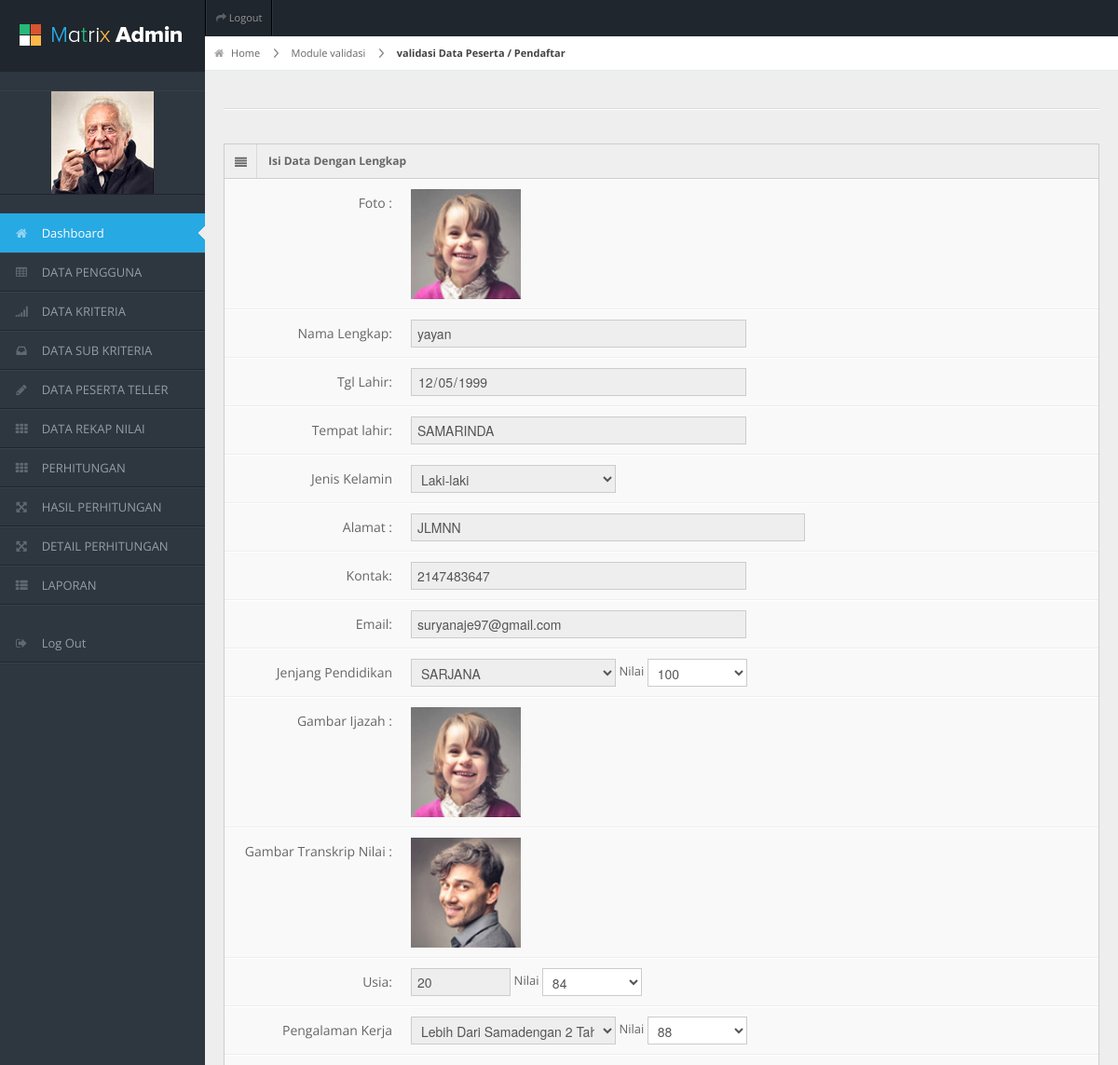
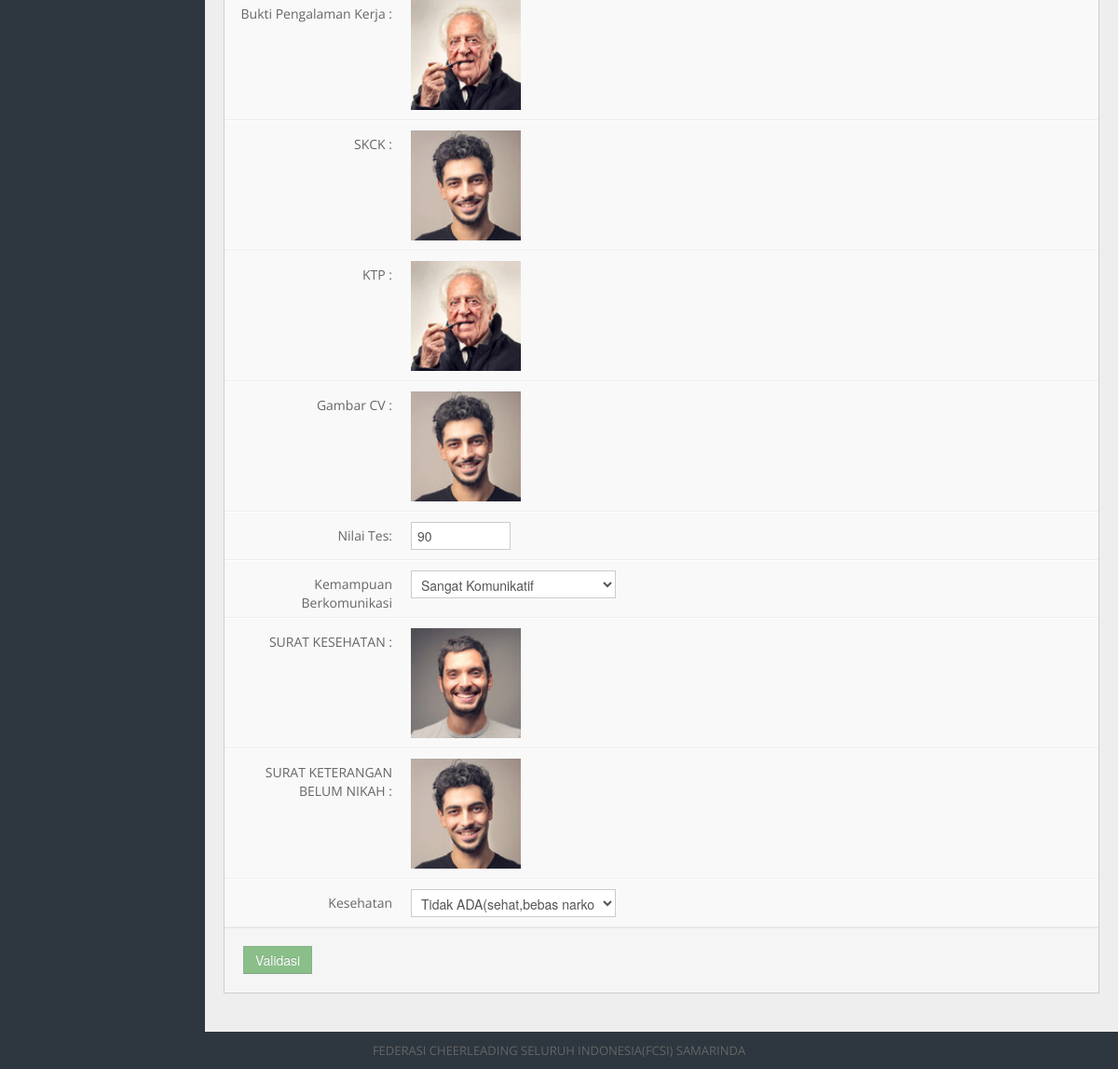
Page /spksdm/frame.php?load=member&action=edit&id=A0001 (signed in) on the committed database (2 pictures, top to bottom).
### tables this page shows
CREATE TABLE `peserta` (
  `id_calon` varchar(50) NOT NULL,
  `username` varchar(30) NOT NULL,
  `pass` varchar(20) NOT NULL,
  `foto` varchar(1000) NOT NULL,
  `cv` varchar(1000) DEFAULT '',
  `blm_nikah` varchar(1000) DEFAULT '',
  `ijazah` varchar(1000) DEFAULT '',
  `transkrip` varchar(1000) DEFAULT '',
  `buktip` varchar(1000) DEFAULT '',
  `skck` varchar(1000) DEFAULT '',
  `suratkesehatan` varchar(1000) DEFAULT '',
  `ktp` varchar(1000) DEFAULT '',
  `aktif` varchar(1) NOT NULL,
  `status` varchar(30) NOT NULL,
  `validasi` varchar(20) NOT NULL,
  `validasi1` varchar(30) NOT NULL,
  `nama` varchar(100) NOT NULL,
  `no_hp` varchar(20) NOT NULL,
  `email` varchar(50) NOT NULL,
  `alamat` varchar(50) NOT NULL,
  `tgl_input` varchar(30) NOT NULL DEFAULT '',
  `tgl_lhr` varchar(50) DEFAULT '',
  `tempat_lhr` varchar(100) DEFAULT '',
  `jenkel` varchar(20) DEFAULT '',
  `jpendidikan` varchar(30) DEFAULT '',
  `usia` varchar(30) DEFAULT '',
  `pengalaman` varchar(30) DEFAULT '',
  `nilaites` double DEFAULT NULL,
  `wawancara` varchar(30) DEFAULT '',
  `kesehatan` varchar(50) DEFAULT '',
  `n1` double DEFAULT NULL,
  `n2` double DEFAULT NULL,
  `n3` double DEFAULT NULL,
  `n4` double DEFAULT NULL,
  PRIMARY KEY (`id_calon`)
);

### spksdm/data/member/edit-data.php (the view, shortened to what this page needs)
<?php
$SQL=mysqli_query($koneksi,"SELECT * FROM peserta WHERE id_calon='$_GET[id]'");
$_data=mysqli_fetch_array($SQL);
echo"
<div id='content-header'>
  <div id='breadcrumb'> <a href='?load=dashboard' title='Go to Home' class='tip-bottom'><i class='icon-home'></i> Home</a> <a href='?load=member' class='tip-bottom'>Module validasi</a> <a href='?load=member&action=edit&id=$_GET[id_calon]' class='current'>validasi Data Peserta / Pendaftar</a> </div>
  <h1></h1>
</div>
<div class='container-fluid'>
  <hr>
  <div class='row-fluid'>
    <div class='span12'>
      <div class='widget-box'>
        <div class='widget-title'> <span class='icon'> <i class='icon-align-justify'></i> </span>
          <h5>Isi Data Dengan Lengkap</h5>
        </div>
        <div class='widget-content nopadding'>
          <form action='$loadModule?load=member&action=ubahData' method='POST' class='form-horizontal' enctype='multipart/form-data'>
		  <input type='hidden' name='id' value='$_data[id_calon]'>
		  <div class='control-group'>
              <label class='control-label'>Foto :</label>
              <div class='controls'>
                ";
				if(isset($_data['foto'])){
					echo"<a href ='../gambar/member_img/height/$_small_$_data[foto]' class='besar'print><img src='../gambar/member_img/height/$_small_$_data[foto]' width='118' heigh='37'></a>";
					}
					else{
						echo"Tidak Ada Gambar";
						}
				echo"
              </div>
            </div>
            <div class='control-group'>
              <label class='control-label'>Nama Lengkap:</label>
              <div class='controls'>
                <input type='text' class='span6' placeholder='nama lengkap' name='txtNmLengkap' value='$_data[nama]' readonly />
              </div>
            </div>
            <div class='control-group'>
              <label class='control-label'>Tgl Lahir:</label>
              <div class='controls'>
                <input type='date' class='span6' placeholder='Tgl Lahir' name='txttgllhr' value='$_data[tgl_lhr]' readonly />
              </div>
            </div>
            <div class='control-group'>
              <label class='control-label'>Tempat lahir:</label>
              <div class='controls'>
                <input type='text' class='span6' placeholder='Tempat lahir' name='txttmptlhr' value='$_data[tempat_lhr]' readonly />
              </div>
            </div>
			<div class='control-group'>
              <label class='control-label'>Jenis Kelamin</label>
              <div class='controls'>
                <select name='jk' readonly >
                  <option  >$_data[jenkel]</option>
					<option value='Laki-laki''$_data[jenkel]'=='Laki-laki'selected >Laki-laki</option>
					 <option value='Perempuan''$_data[jenkel]'=='Perempuan'selected>Perempuan</option>
                </select>
              </div>
            </div>
            <div class='control-group'>
              <label class='control-label'>Alamat :</label>
              <div class='controls'>
                <input type='text' class='span7' placeholder='Jl.Example' name='txtAlamat' value='$_data[alamat]' readonly />
              </div>
            </div>
            <div class='control-group'>
              <label class='control-label'>Kontak:</label>
              <div class='controls'>
                <input type='number' class='span6'  name='txtkontak' value='$_data[no_hp]' readonly />
              </div>
            </div>
			 <div class='control-group'>
              <label class='control-label'>Email:</label>
              <div class='controls'>
                <input type='text' class='span6'  name='txtemail' value='$_data[email]' readonly />
              </div>
            </div>
            <div class='control-group'>
              <label class='control-label'>Jenjang Pendidikan</label>
              <div class='controls'>
                <select name='txtjp' readonly >
                  <option  >$_data[jpendidikan]</option>
					<option value='SARJANA''$_data[jpendidikan]'=='SARJANA'selected >SARJANA</option>
					 <option value='DIPLOMA''$_data[jpendidikan]'=='diploma'selected>DIPLOMA</option>
                </select> ";
			  if (($_data['jpendidikan']== 'SARJANA' )){
						echo"
				Nilai <select name='txtn1' class='span2'  required>
                  <option  >$_data[n1]</option>
					<option value='100' >100</option>
					 <option value='99'>99</option>
					 <option value='98'>98</option>
					 <option value='97'>97</option>
					 <option value='96'>96</option>
					 <option value='95'>95</option>
					 <option value='94'>94</option>
					 <option value='93 >93</option>
					 <option value='92' >92</option>
					 <option value='91'>91</option>
					 <option value='90' >90</option>
					 <option value='89' >89</option>
					 <option value='88'>88</option>
					 <option value='87' >87</option>
					 <option value='86' >86</option>
					 <option value='85'>85</option>
					 <option value='84' >84</option>
					 <option value='83'>83</option>
					 <option value='82'>82</option>
					 <option value='81'>81</option>
                </select>
				";
			  }
				echo"
              </div>
            </div>
				<div class='control-group'>
              <label class='control-label'>Gambar Ijazah :</label>
              <div class='controls'>
                ";
				if(isset($_data['ijazah'])){
					echo"<a href ='../gambar/lapangan_img/height/$_small_$_data[ijazah]' class='besar'print><img src='../gambar/lapangan_img/height/$_small_$_data[ijazah]' width='118' heigh='37'></a>";
					}
					else{
						echo"Tidak Ada Gambar";
						}
				echo"
              </div>
            </div>
			<div class='control-group'>
              <label class='control-label'>Gambar Transkrip Nilai :</label>
              <div class='controls'>
                ";
				if(isset($_data['transkrip'])){
					echo"<a href ='../gambar/lapangan_img/height/$_small_$_data[transkrip]' class='besar'print><img src='../gambar/lapangan_img/height/$_small_$_data[transkrip]' width='118' heigh='37'></a>";
					}
					else{
						echo"Tidak Ada Gambar";
						}
				echo"
              </div>
            </div>
<div class='control-group'>
              <label class='control-label'>Usia:</label>
              <div class='controls'>
                <input type='text' class='span2'  name='txtusia' value='$_data[usia]' readonly />
				";
			  if (($_data['usia']>= 20 && $_data['usia'] <=25 )){
						echo"
				Nilai <select name='txtn2' class='span2' required >
                  <option  >$_data[n2]</option>
					<option value='100' >100</option>
					 <option value='99'>99</option>
					 <option value='98'>98</option>
					 <option value='97'>97</option>
					 <option value='96'>96</option>
					 <option value='95'>95</option>
					 <option value='94'>94</option>
					 <option value='93 >93</option>
					 <option value='92' >92</option>
					 <option value='91'>91</option>
					 <option value='90' >90</option>
					 <option value='89' >89</option>
					 <option value='88'>88</option>
					 <option value='87' >87</option>
					 <option value='86' >86</option>
					 <option value='85'>85</option>
					 <option value='84' >84</option>
					 <option value='83'>83</option>
					 <option value='82'>82</option>
					 <option value='81'>81</option>
                </select>
				";
			  }
				echo"
              </div>
            </div>
			<div class='control-group'>
              <label class='control-label'>Pengalaman Kerja</label>
              <div class='controls'>
                <select name='pengalaman' required readonly >
                  <option  >$_data[pengalaman]</option>
				  <option value='> 2 Tahun'> > 2 Tahun</option>
													<option value='< 2 Tahun'> < 2 Tahun</option>
													<option value='Belum Pernah'> Belum Pernah</option>
                </select>
				";
			  if (($_data['pengalaman']== "Lebih Dari Samadengan 2 Tahun" )){
						echo"
				Nilai <select name='txtn3' class='span2' required >
                  <option  >$_data[n3]</option>
					<option value='100' >100</option>
					 <option value='99'>99</option>
					 <option value='98'>98</option>
					 <option value='97'>97</option>
					 <option value='96'>96</option>
					 <option value='95'>95</option>
					 <option value='94'>94</option>
					 <option value='93 >93</option>
					 <option value='92' >92</option>
					 <option value='91'>91</option>
					 <option value='90' >90</option>
					 <option value='89' >89</option>
					 <option value='88'>88</option>
					 <option value='87' >87</option>
					 <option value='86' >86</option>
					 <option value='85'>85</option>
					 <option value='84' >84</option>
					 <option value='83'>83</option>
					 <option value='82'>82</option>
					 <option value='81'>81</option>
                </select>
				";
			  }
				echo"
              </div>
            </div>
			<div class='control-group'>
              <label class='control-label'>Bukti Pengalaman Kerja :</label>
              <div class='controls'>
                ";
				if(isset($_data['buktip'])){
					echo"<a href ='../gambar/lapangan_img/height/$_small_$_data[buktip]'width='210' heigh='297' class='besar2'> <img src='../gambar/lapangan_img/height/$_data[buktip]'width='118' heigh='37'></a>";
					}
					else{
						echo"Tidak Ada Gambar";
						}
				echo"
              </div>
            </div>
<div class='control-group'>
              <label class='control-label'>SKCK :</label>
              <div class='controls'>
                ";
				if(isset($_data['skck'])){
					echo"<a href ='../gambar/lapangan_img/height/$_small_$_data[skck]'width='210' heigh='297' class='besar2'> <img src='../gambar/lapangan_img/height/$_data[skck]'width='118' heigh='37'></a>";
					}
					else{
						echo"Tidak Ada Gambar";
						}
				echo"
              </div>
            </div>
<div class='control-group'>
              <label class='control-label'>KTP :</label>
              <div class='controls'>
                ";
				if(isset($_data['ktp'])){
					echo"<a href ='../gambar/lapangan_img/height/$_small_$_data[ktp]'width='210' heigh='297' class='besar2'> <img src='../gambar/lapangan_img/height/$_data[ktp]'width='118' heigh='37'></a>";
					}
					else{
						echo"Tidak Ada Gambar";
						}
				echo"
              </div>
            </div>
			<div class='control-group'>
              <label class='control-label'>Gambar CV :</label>
              <div class='controls'>
                ";
				if(isset($_data['cv'])){
					echo"<a href ='../gambar/lapangan_img/height/$_small_$_data[cv]'width='210' heigh='297' class='besar2'><img src='../gambar/lapangan_img/height/$_small_$_data[cv]'width='118' heigh='37'></a>";
					}
					else{
						echo"Tidak Ada Gambar";
						}
				echo"
              </div>
            </div>
            <div class='control-group'>
              <label class='control-label'>Nilai Tes:</label>
              <div class='controls'>
                <input type='number' class='span2'  name='txtnilaites' value='$_data[nilaites]' required />
              </div>
            </div>
			<div class='control-group'>
              <label class='control-label'>Kemampuan Berkomunikasi</label>
              <div class='controls'>
                <select name='txtwawancara' required >
                  <option  >$_data[wawancara]</option>
				  <option value='Sangat Komunikatif'> Sangat Komunikatif</option>
					<option value='Komunikatif'> Komunikatif</option>
					<option value='Tidak Komunikatif'> Tidak Komunikatif</option>
                </select>
              </div>
            </div>
			<div class='control-group'>
              <label class='control-label'>SURAT KESEHATAN :</label>
              <div class='controls'>
                ";
				if(isset($_data['suratkesehatan'])){
					echo"<a href ='../gambar/lapangan_img/height/$_small_$_data[suratkesehatan]'width='210' heigh='297' class='besar2'> <img src='../gambar/lapangan_img/height/$_small_$_data[suratkesehatan]'width='118' heigh='37'></a>";
					}
					else{
						echo"Tidak Ada Gambar";
						}
				echo"
              </div>
            </div>
<div class='control-group'>
              <label class='control-label'>SURAT KETERANGAN BELUM NIKAH :</label>
              <div class='controls'>
                ";
				if(isset($_data['blm_nikah'])){
					echo"<a href ='../gambar/lapangan_img/height/$_small_$_data[blm_nikah]'width='210' heigh='297' class='besar2'> <img src='../gambar/lapangan_img/height/$_small_$_data[blm_nikah]'width='118' heigh='37'></a>";
					}
					else{
						echo"Tidak Ada Gambar";
						}
				echo"
              </div>
            </div>
			<div class='control-group'>
              <label class='control-label'>Kesehatan</label>
              <div class='controls'>
                <select name='txtmcu' required >
                  <option >$_data[kesehatan]</option>
				<option value='Tidak ADA(sehat,bebas narkoba, tidak buta warna)'> Tidak ADA(sehat,bebas narkoba, tidak buta warna)</option>
				<option value='Memili Penyakit yang berhubungan dengan pendengaran dan penglihatan'> Memili Penyakit yang berhubungan dengan pendengaran dan penglihatan</option>
				<option value='Memiliki Penyakit Dalam'> Memiliki Penyakit Dalam</option>
                </select>
              </div>
            </div>
            <div class='form-actions'>
              ";
			  if (($_data['tgl_lhr']== '' AND $_data['jenkel']== '' AND $_data['usia']== '' AND $_data['pengalaman']== '' AND $_data['tempat_lhr']== '' )){
						echo"<button type='submit' class='btn btn-success' disabled >Validasi</button> ";
						}
				elseif(($_data['kesehatan']== '' AND $_data['wawancara']== ''AND $_data['nilaites']== 0)){
					echo" <button type='submit' class='btn btn-success' >Validasi</button>";
					}elseif (($_data['tgl_lhr']== $_data['tgl_lhr'] AND $_data['jenkel']== $_data['jenkel'] AND $_data['jpendidikan']== $_data['jpendidikan'] AND $_data['usia']== $_data['usia'] AND $_data['pengalaman']== $_data['pengalaman'] )){
						echo"<button type='submit' class='btn btn-success' disabled>Validasi</button> ";
						}
					elseif (($_data['kesehatan']== $_data['kesehatan'] AND $_data['wawancara']== $_data['wawancara'] AND $_data['nilaites']== $_data['nilaites'] )){
						echo"<button type='submit' class='btn btn-success' disabled >Validasi</button> ";
						}
				echo"     </div>
          </form>
        </div>
      </div>
     </div>
     </div>
     </div>
";
?>

### rows in the picture
peserta: foto (picture), txtNmLengkap "yayan", txttgllhr "12/05/1999", txttmptlhr "SAMARINDA", jk "Laki-laki", txtAlamat "JLMNN", txtkontak "2147483647", txtemail "suryanaje97@gmail.com", txtjp "SARJANA", txtn1 "100", ijazah (picture), txtusia "20", txtn2 "84", pengalaman "Lebih Dari Samadengan 2 Tahun", txtn3 "88", buktip (picture), skck (picture), ktp (picture), cv (picture), txtnilaites "90", txtwawancara "Sangat Komunikatif", suratkesehatan (picture), blm_nikah (picture), txtmcu "Tidak ADA(sehat,bebas narkoba, tidak buta warna)"
